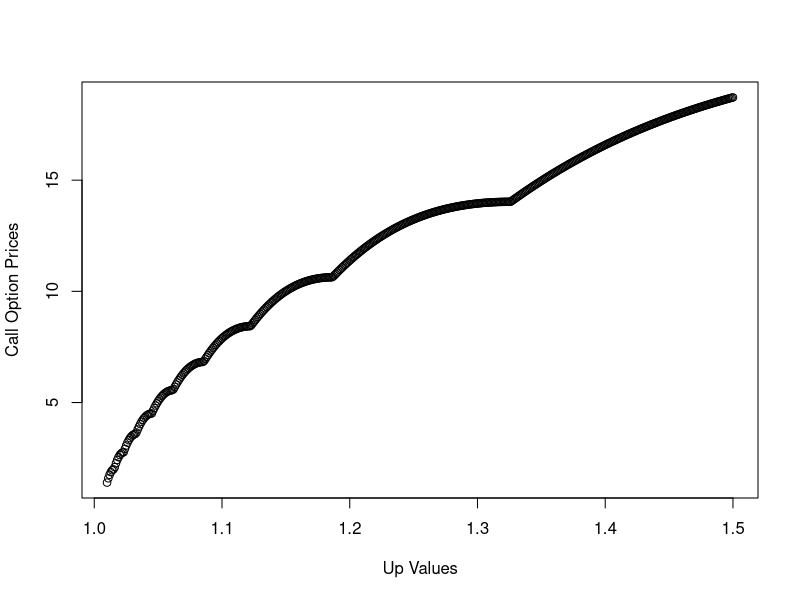

This chart was generated by the following R code:
#initial variables:
s = 100
#u = 1.01
d = 0.95
t = 15
RR = 0.05/365
k = 95


######################################################################################################
#European Option
######################################################################################################

european <- function(s, u, d, RR, k, t, type) {
#1. Calculate stock prices on the binomial tree
stock_price <- matrix(0, t, t)
stock_price[1, 1] = s

for (i in 2:ncol(stock_price)) {
    stock_price[i, i] = 100 * d^ (i - 1) 
}

for (i in 1:(nrow(stock_price)- 1)) {
  for (j in (i + 1):nrow(stock_price)) {
    stock_price[i , j] = stock_price[i, i] * u ^ (j - i) 
  }
}

#2. a. Calculate the option value at end of binomial tree
options_price <- matrix(0, t, t)
if (type == "C") {
  options_price[,ncol(stock_price)] = pmax(stock_price[,ncol(stock_price)] - k, 0) #change here for put option  
} else {
  options_price[,ncol(stock_price)] = pmax(k - stock_price[,ncol(stock_price)], 0) #change here for put option  
}


#2. b. backward recursion
q = (1 + RR - d) / (u - d) #probability
#q = 0.5068493151
for (i in (ncol(options_price) - 1):1) {
  for (j in (i):1) {
    options_price[j, i] = (q * options_price[j, i + 1] + (1 - q) * options_price[j + 1, i + 1]) / (1 + RR)  
  }
}
print(options_price)
return(options_price[1,1])
}

#ups = c(1.01, 1.02, 1.05, 1.1)
ups = seq(1.01,1.5, 0.001)
#downs = seq(0.5,0.999,0.01)
call_values = c()

for (u in ups) {
    call_values =  c(call_values, european(s, u, d, RR, k, t, "P"))
}

plot(ups,call_values, xlab = "Up Values", ylab = "Call Option Prices", log ="")


#p <- plot_ly(x = ups, y = downs, z = call_values) %>% add_surface()


#persp(ups, downs, call_values, phi = 45, theta = 45,
#      xlab = "X Coordinate (feet)", ylab = "Y Coordinate (feet)",
#      main = "Surface elevation data"
#)


########################################################################################################
#Put call parity
########################################################################################################
#print(european(s, u, d, RR, k, t, "C") - european(s, u, d, RR, k, t, "P"))
#stocks = european(s, u, d, RR, k, t, "P")[2]
#call_optionion = european(s, u, d, RR, k, t, "C")[1]
#put_option = european(s, u, d, RR, k, t, "P")[1]

#TODO: turn 1 + RR ^ t into an array!
#parity <- stocks + put_option - call_option - k * (1 + RR)^(t)
